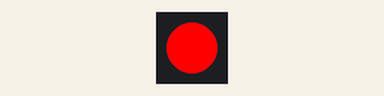
Recording of a program running on a simulated CircuitPython board. On the bench: 1 RGB LEDs in strip order, left to right. What the program prints to the serial console is not drawn.

Above: at 0.2 s.
At 1.7 s:
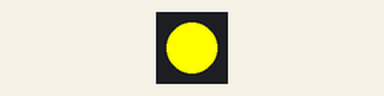
At 3.2 s:
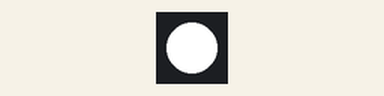
At 7.7 s:
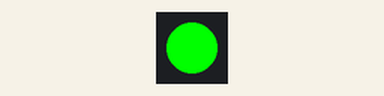
Timing chart, 0 to 8.1 s (numbered marks = the images above):
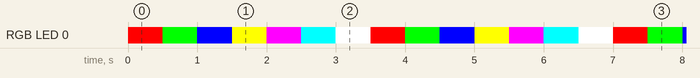

Measured:
- by itself, RGB LED 0: repeats every 3.5 s: RGB(0, 255, 0) 0.50 s, RGB(0, 0, 255) 0.50 s, RGB(255, 255, 0) 0.50 s, RGB(255, 0, 255) 0.50 s, RGB(0, 255, 255) 0.50 s, RGB(255, 255, 255) 0.50 s, RGB(255, 0, 0) 0.50 s
- by itself, everything shown: repeats every 3.5 s, in 7 steps

The program:

simple_neopixel2.py
```python
import board
import time
import neopixel

# Built in neopixel
dot = neopixel.NeoPixel(board.NEOPIXEL, 1)

red = (255,0,0)
grn = (0,255,0)
blu = (0,0,255)
yel = (255,255,0)
mag = (255,0,255)
cya = (0,255,255)
whi = (255,255,255)

colors = [red, grn, blu, yel, mag, cya, whi]
print("running")

while True:
    for c in colors:
        dot.fill(tuple(c))
        time.sleep(.5)
```
